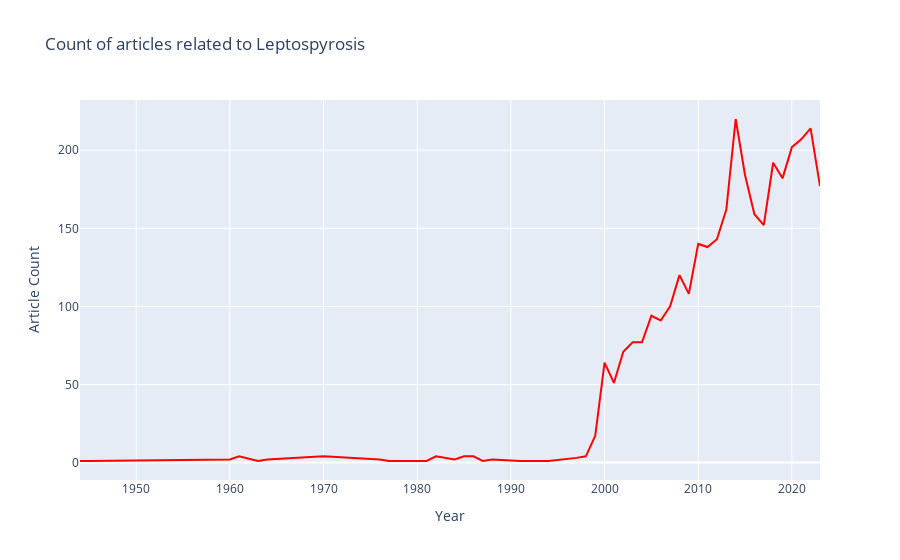

The code cell stored with this chart in its notebook:
### Code cell
## line plot of Count of articles related to Leptopsyrosis

plot = px.line(
    # ignoring 2024 data as it is incomplete
    article_count_data.iloc[0:46, :],
    x = 'Year',
    y = 'CountLeptopsyrosis',
    title = "Count of articles related to Leptospyrosis",
    labels = {'CountLeptopsyrosis': 'Article Count'}, 
    line_shape = 'linear', 
    template = 'plotly', 
    color_discrete_sequence=['red'],
)

# Show the plot
plot.show()

### Figure 1 — Plotly figure (JSON) as saved in the notebook; plotly's stock layout.template omitted (floating-point values rounded to 4 significant figures)
{"data": [{"hovertemplate": "Year=%{x}<br>Article Count=%{y}<extra></extra>", "legendgroup": "", "line": {"color": "red", "dash": "solid", "shape": "linear"}, "marker": {"symbol": "circle"}, "mode": "lines", "name": "", "orientation": "v", "showlegend": false, "type": "scatter", "x": [1944, 1945, 1960, 1961, 1963, 1964, 1970, 1976, 1977, 1981, 1982, 1984, 1985, 1986, 1987, 1988, 1991, 1992, 1994, 1997, 1998, 1999, 2000, 2001, 2002, 2003, 2004, 2005, 2006, 2007, 2008, 2009, 2010, 2011, 2012, 2013, 2014, 2015, 2016, 2017, 2018, 2019, 2020, 2021, 2022, 2023], "xaxis": "x", "y": [1, 1, 2, 4, 1, 2, 4, 2, 1, 1, 4, 2, 4, 4, 1, 2, 1, 1, 1, 3, 4, 17, 64, 51, 71, 77, 77, 94, 91, 100, 120, 108, 140, 138, 143, 162, 220, 184, 159, 152, 192, 182, 202, 207, 214, 177], "yaxis": "y"}], "layout": {"legend": {"tracegroupgap": 0}, "title": {"text": "Count of articles related to Leptospyrosis"}, "xaxis": {"anchor": "y", "domain": [0, 1], "title": {"text": "Year"}}, "yaxis": {"anchor": "x", "domain": [0, 1], "title": {"text": "Article Count"}}}}
